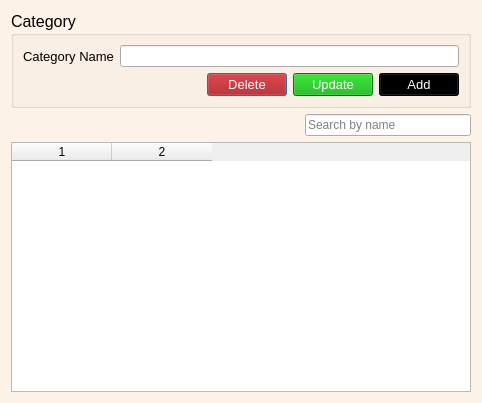
<?xml version="1.0" encoding="UTF-8"?>
<ui version="4.0">
 <class>Dialog</class>
 <widget class="QDialog" name="Dialog">
  <property name="windowModality">
   <enum>Qt::ApplicationModal</enum>
  </property>
  <property name="geometry">
   <rect>
    <x>0</x>
    <y>0</y>
    <width>482</width>
    <height>403</height>
   </rect>
  </property>
  <property name="windowTitle">
   <string>Dialog</string>
  </property>
  <property name="styleSheet">
   <string notr="true">QDialog#Dialog{
background-color: rgb(252, 242, 231);
}</string>
  </property>
  <layout class="QGridLayout" name="gridLayout_3">
   <item row="0" column="0" colspan="2">
    <widget class="QGroupBox" name="groupBox">
     <property name="font">
      <font>
       <pointsize>12</pointsize>
      </font>
     </property>
     <property name="title">
      <string>Category</string>
     </property>
     <layout class="QGridLayout" name="gridLayout_2">
      <item row="0" column="0">
       <layout class="QGridLayout" name="gridLayout">
        <item row="0" column="0" colspan="2">
         <layout class="QHBoxLayout" name="horizontalLayout_2">
          <item>
           <widget class="QLabel" name="label">
            <property name="font">
             <font>
              <pointsize>10</pointsize>
             </font>
            </property>
            <property name="text">
             <string>Category Name</string>
            </property>
           </widget>
          </item>
          <item>
           <widget class="QLineEdit" name="cat_name"/>
          </item>
         </layout>
        </item>
        <item row="1" column="0">
         <spacer name="horizontalSpacer_2">
          <property name="orientation">
           <enum>Qt::Horizontal</enum>
          </property>
          <property name="sizeHint" stdset="0">
           <size>
            <width>40</width>
            <height>20</height>
           </size>
          </property>
         </spacer>
        </item>
        <item row="1" column="1">
         <layout class="QHBoxLayout" name="horizontalLayout">
          <item>
           <widget class="QPushButton" name="deleteb">
            <property name="font">
             <font>
              <pointsize>10</pointsize>
             </font>
            </property>
            <property name="cursor">
             <cursorShape>PointingHandCursor</cursorShape>
            </property>
            <property name="styleSheet">
             <string notr="true">background-color: rgb(170, 0, 0);
color: rgb(255, 255, 255);</string>
            </property>
            <property name="text">
             <string>Delete</string>
            </property>
           </widget>
          </item>
          <item>
           <widget class="QPushButton" name="updateb">
            <property name="font">
             <font>
              <pointsize>10</pointsize>
             </font>
            </property>
            <property name="cursor">
             <cursorShape>PointingHandCursor</cursorShape>
            </property>
            <property name="styleSheet">
             <string notr="true">color: rgb(255, 255, 255);
background-color: rgb(0, 170, 0);</string>
            </property>
            <property name="text">
             <string>Update</string>
            </property>
           </widget>
          </item>
          <item>
           <widget class="QPushButton" name="addb">
            <property name="font">
             <font>
              <pointsize>10</pointsize>
             </font>
            </property>
            <property name="cursor">
             <cursorShape>PointingHandCursor</cursorShape>
            </property>
            <property name="styleSheet">
             <string notr="true">background-color: rgb(0, 0, 0);
color: rgb(255, 255, 255);</string>
            </property>
            <property name="text">
             <string>Add</string>
            </property>
           </widget>
          </item>
         </layout>
        </item>
       </layout>
      </item>
     </layout>
    </widget>
   </item>
   <item row="1" column="0">
    <spacer name="horizontalSpacer">
     <property name="orientation">
      <enum>Qt::Horizontal</enum>
     </property>
     <property name="sizeHint" stdset="0">
      <size>
       <width>288</width>
       <height>20</height>
      </size>
     </property>
    </spacer>
   </item>
   <item row="1" column="1">
    <widget class="QLineEdit" name="searchv">
     <property name="placeholderText">
      <string>Search by name</string>
     </property>
    </widget>
   </item>
   <item row="2" column="0" colspan="2">
    <widget class="QTableWidget" name="tableWidget">
     <property name="styleSheet">
      <string notr="true">font: 10pt &quot;MS Shell Dlg 2&quot;;</string>
     </property>
     <property name="columnCount">
      <number>2</number>
     </property>
     <column/>
     <column/>
    </widget>
   </item>
  </layout>
 </widget>
 <resources/>
 <connections/>
</ui>
